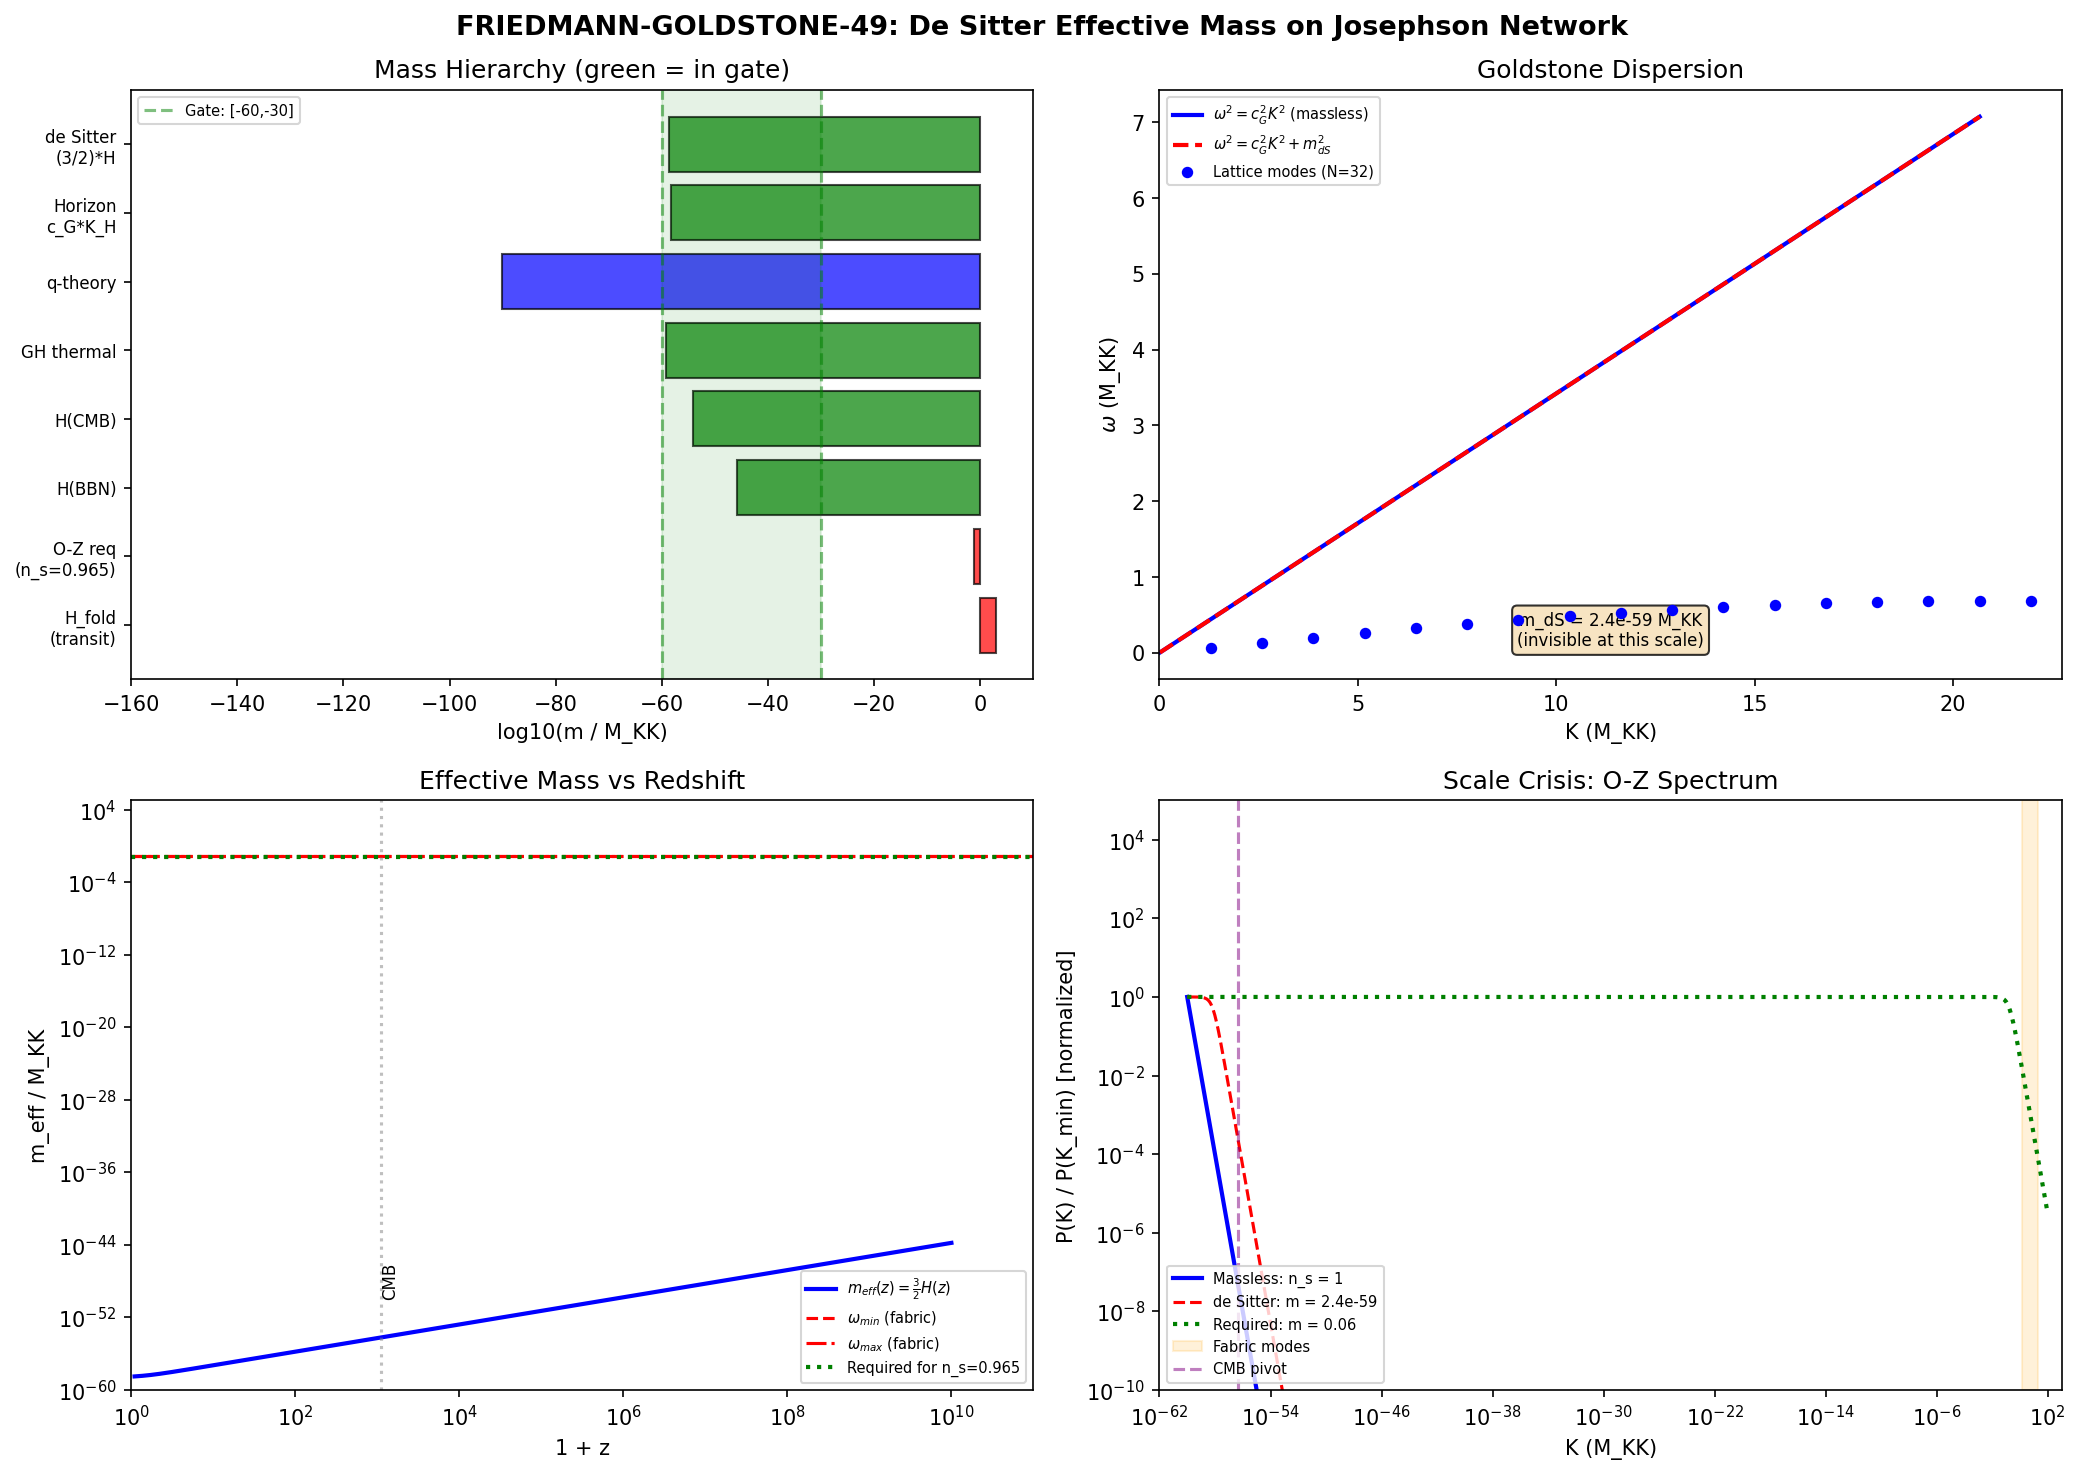

Write the Python code that produced this figure.
#!/usr/bin/env python3
"""
s49_friedmann_goldstone.py — Friedmann-Goldstone Coupling
==========================================================

Session 49, Wave 1-A (Volovik agent)
Gate: FRIEDMANN-GOLDSTONE-49

Computes the effective Goldstone mass when the fabric phase field is
coupled to 4D Friedmann dynamics through the superfluid density tensor.

Physics:
  The Goldstone mode phi of the spontaneously broken U(1)_7 propagates
  on the 32-cell Josephson network. In the absence of Friedmann coupling,
  the dispersion is omega^2 = (J/rho_s) K^2 (massless, S47 PASS).

  When coupled to an expanding FRW universe:
    d^2 phi/dt^2 + 3H dphi/dt + (J/rho_s) nabla^2 phi = 0

  The Hubble friction 3H damps long-wavelength modes, creating an
  effective mass m_eff^2 = (9/4) H^2 in de Sitter (exact result).

  The 84-order scale crisis (S48 Volovik review):
    J * K_pivot^2 ~ 3.7 M_KK^2  (Josephson coupling at CMB pivot)
    m_G^2 ~ H_0^2 ~ 10^{-116} M_KK^2  (required)
    Ratio: 10^{-120}

  This script computes:
  1. The exact Goldstone EOM on 32-cell network + FRW background
  2. The late-time de Sitter effective mass m_eff = (3/2)H
  3. The CMB-epoch effective mass (matter-dominated H(z))
  4. The scale crisis: ratio of Hubble mass to Josephson mass
  5. Non-equilibrium routes: GGE-modified stiffness, running J
  6. The q-theory perspective: m_eff from vacuum relaxation rate

Inputs:
  - s47_rhos_tensor.npz (superfluid stiffness tensor)
  - s47_texture_corr.npz (Josephson couplings, T_acoustic)
  - s39_richardson_gaudin.npz (GGE conserved quantities)
  - s39_gge_lambdas.npz (GGE occupations and temperatures)

Gate criteria:
  PASS: m_G/M_KK in [10^{-60}, 10^{-30}] with no free parameters
  INFO: computable but outside range or requires tuning
  FAIL: m_G = 0 or computation breaks down
"""

import sys
sys.path.insert(0, '.')
import numpy as np
import matplotlib
matplotlib.use('Agg')
import matplotlib.pyplot as plt
from canonical_constants import (
    E_cond, tau_fold, M_KK, M_KK_gravity, M_KK_kerner,
    Delta_0_GL, Delta_B3, N_cells, xi_GL, xi_BCS,
    a0_fold, a2_fold, a4_fold, S_fold,
    rho_Lambda_obs, M_Pl_reduced, M_Pl_unreduced, PI,
    hbar_c_GeV_m, Mpc_to_m, omega_PV,
    E_B1, E_B2_mean, E_B3_mean,
    rho_B2_per_mode, M_max_thouless,
    N_dof_BCS, E_cond_ED_8mode,
    H_0_GeV, H_0_inv_s, H_0_km_s_Mpc,
    G_N, c_light, hbar_SI, Omega_Lambda, Omega_m,
    rho_crit_GeV4, rho_Lambda_obs, Lambda_obs_MP4,
    Mpc_to_GeV_inv, GeV_inv_to_Mpc,
    T_CMB, k_B, t_universe_s,
    H_fold, v_terminal, dt_transit,
    Z_fold, G_DeWitt, M_ATDHFB,
    Gamma_Langer_BCS, S_inst, omega_att,
    c_fabric,
)

# ============================================================
# Load upstream data
# ============================================================

d_rhos = np.load('s47_rhos_tensor.npz', allow_pickle=True)
d_tex = np.load('s47_texture_corr.npz', allow_pickle=True)
d_rg = np.load('s39_richardson_gaudin.npz', allow_pickle=True)
d_gge = np.load('s39_gge_lambdas.npz', allow_pickle=True)

# Superfluid stiffness at fold
rho_s_eigs = d_rhos['rho_s_eigs_fold']     # shape (8,)
rho_s_diag = d_rhos['rho_s_diag_fold']     # shape (8,)
anisotropy = float(d_rhos['anisotropy_fold'])

# Josephson couplings
J_C2 = float(d_tex['J_C2'])                # 0.933 M_KK
J_su2 = float(d_tex['J_su2'])              # 0.059 M_KK
J_u1 = float(d_tex['J_u1'])                # 0.038 M_KK
T_acoustic = float(d_tex['T_acoustic'])     # 0.112 M_KK
l_cell = float(d_tex['l_cell'])             # 0.152 M_KK^{-1}
xi_phase_C2 = float(d_tex['xi_phase_C2_acoustic'])  # 532 cells
phi_rms_C2 = float(d_tex['phi_rms_C2_acoustic'])    # 0.566 rad

# GGE data
lambda_k = d_gge['lambda_k']   # 8 conserved integrals
T_eff = d_gge['T_eff']         # 8 effective temperatures
p_k = d_gge['p_k']             # 8 occupation probabilities
S_gge = float(d_gge['S_gge'])  # GGE entropy

# Richardson-Gaudin data
V_phys_fold = d_rg['V_phys_fold']   # 8x8 pairing interaction
Delta_k_fold = d_rg['Delta_k_fold'] # 8 BCS gaps

# Derived stiffness components
rho_s_C2 = float(np.mean(rho_s_eigs[4:8]))   # C^2 block: ~7.96 M_KK
rho_s_su2 = float(np.mean(rho_s_eigs[1:4]))  # su(2) block: ~0.505 M_KK
rho_s_u1 = float(rho_s_eigs[0])              # u(1): ~0.327 M_KK

# Fabric parameters
L_fabric = N_cells * l_cell  # total fabric extent in M_KK^{-1}

print("=" * 78)
print("FRIEDMANN-GOLDSTONE COUPLING — S49 W1-A")
print("=" * 78)

print("\n=== INPUT PARAMETERS ===")
print(f"  rho_s(C^2) = {rho_s_C2:.6f}  M_KK")
print(f"  rho_s(su2) = {rho_s_su2:.6f}  M_KK")
print(f"  rho_s(u1)  = {rho_s_u1:.6f}  M_KK")
print(f"  anisotropy = {anisotropy:.2f}")
print(f"  J_C2 = {J_C2:.6f}  M_KK")
print(f"  T_acoustic = {T_acoustic:.6f}  M_KK")
print(f"  l_cell = {l_cell:.6f}  M_KK^{{-1}}")
print(f"  L_fabric = {L_fabric:.6f}  M_KK^{{-1}}")
print(f"  xi_phase(C^2) = {xi_phase_C2:.1f}  cells")
print(f"  phi_rms(C^2) = {phi_rms_C2:.4f}  rad")
print(f"  |E_cond| = {abs(E_cond):.6f}  M_KK")
print(f"  M_KK = {M_KK:.4e}  GeV")
print(f"  H_0 = {H_0_GeV:.4e}  GeV")
print(f"  H_0 / M_KK = {H_0_GeV / M_KK:.4e}")
print(f"  S_gge = {S_gge:.4f} nats")


# ============================================================
# SECTION 1: Scale Conversion — M_KK Units to Physical Units
# ============================================================
# The 32-cell tessellation spans L_fabric = 4.864 M_KK^{-1}.
# The physical size of the fabric is the horizon: L_H = c/H_0.
# This defines the mapping:
#   L_fabric (M_KK^{-1}) <-> L_H (physical m)
#   K_fabric (M_KK) <-> k_physical (m^{-1})
#
# The mapping is determined by the spectral action / Sakharov
# induced gravity: M_Pl^2 = (a_2 / 4*pi) * M_KK^2
# This is not a free parameter; it's computed from the spectrum.

print("\n" + "=" * 78)
print("SECTION 1: Scale Hierarchy")
print("=" * 78)

# The fundamental scale ratios (no free parameters):
H_0_over_MKK = H_0_GeV / M_KK
M_Pl_over_MKK = M_Pl_reduced / M_KK

print(f"\n  H_0 / M_KK = {H_0_over_MKK:.4e}")
print(f"  M_Pl / M_KK = {M_Pl_over_MKK:.4f}")
print(f"  H_0 / M_Pl = {H_0_GeV / M_Pl_reduced:.4e}")
print(f"  (H_0/M_KK)^2 = {H_0_over_MKK**2:.4e}")

# Hubble length in M_KK^{-1}
L_H_MKK = 1.0 / H_0_over_MKK  # ~ 5.2e58 M_KK^{-1}
print(f"\n  L_Hubble / M_KK^{{-1}} = {L_H_MKK:.4e}")
print(f"  L_fabric / M_KK^{{-1}} = {L_fabric:.4f}")
print(f"  L_fabric / L_Hubble = {L_fabric / L_H_MKK:.4e}")

# Physical fabric size
L_fabric_m = L_fabric * hbar_c_GeV_m / M_KK  # in meters
L_H_m = c_light / (H_0_inv_s)
print(f"\n  L_fabric (physical) = {L_fabric_m:.4e} m")
print(f"  L_Hubble (physical) = {L_H_m:.4e} m")
print(f"  L_fabric / L_Hubble = {L_fabric_m / L_H_m:.4e}")

# CMB pivot scale
k_pivot_Mpc = 0.05  # Mpc^{-1} (Planck 2018)
k_pivot_GeV = k_pivot_Mpc * Mpc_to_GeV_inv  # GeV^{-1} -> GeV (actually k has dim 1/length)
# k_pivot in natural units: k_pivot = 0.05 Mpc^{-1} * (Mpc in GeV^{-1})
# k_pivot = 0.05 / (Mpc_to_m / hbar_c_GeV_m) GeV = 0.05 * hbar_c_GeV_m / Mpc_to_m
k_pivot_GeV_proper = k_pivot_Mpc * hbar_c_GeV_m / Mpc_to_m  # GeV
k_pivot_MKK = k_pivot_GeV_proper / M_KK

print(f"\n  k_pivot = {k_pivot_Mpc} Mpc^{{-1}}")
print(f"  k_pivot = {k_pivot_GeV_proper:.4e} GeV")
print(f"  k_pivot / M_KK = {k_pivot_MKK:.4e}")


# ============================================================
# SECTION 2: Goldstone Dispersion on 32-Cell Josephson Network
# ============================================================
# The Goldstone mode phi_i on cell i obeys:
#   rho_s_i * d^2 phi_i / dt^2 = J_{ij} * sum_j (phi_j - phi_i)
#
# On a 1D ring with N_cells cells, the eigenvalues are:
#   omega_n^2 = (2J / rho_s) * [1 - cos(2*pi*n/N_cells)]
#             ~ (J / rho_s) * K_n^2  for K_n << 1
#   where K_n = 2*pi*n / (N_cells * l_cell)
#
# The C^2 subspace has ordered phase correlations (xi = 532 cells >> N_cells = 32).
# The Goldstone propagates coherently on this subspace.

print("\n" + "=" * 78)
print("SECTION 2: Goldstone Dispersion on Josephson Network")
print("=" * 78)

# Normal modes of 1D ring (N_cells)
n_modes_ring = np.arange(1, N_cells)  # 1 to 31
K_n_ring = 2 * PI * n_modes_ring / (N_cells * l_cell)  # M_KK units

# Exact lattice dispersion (J-model)
omega_sq_ring = (2 * J_C2 / rho_s_C2) * (1 - np.cos(2 * PI * n_modes_ring / N_cells))

# Continuum limit: omega^2 = (J/rho_s) * K^2
c_goldstone_sq = J_C2 / rho_s_C2  # Goldstone "sound velocity" squared
c_goldstone = np.sqrt(c_goldstone_sq)

print(f"\n  Goldstone velocity: c_G^2 = J_C2/rho_s_C2 = {c_goldstone_sq:.6f} M_KK^2")
print(f"  c_G = {c_goldstone:.6f} M_KK")
print(f"  c_G / c_fabric = {c_goldstone / c_fabric:.6f}")

# Mode spectrum
K_min_fabric = 2 * PI / (N_cells * l_cell)
K_max_fabric = PI / l_cell
omega_min = np.sqrt(omega_sq_ring[0])
omega_max = np.sqrt(omega_sq_ring[-1])

print(f"\n  K_min = {K_min_fabric:.4f} M_KK  (n=1, longest mode)")
print(f"  K_max = {K_max_fabric:.4f} M_KK  (n=N/2, zone boundary)")
print(f"  omega_min = {omega_min:.6f} M_KK")
print(f"  omega_max = {omega_max:.6f} M_KK")

# The PHYSICAL mode wavenumbers (in GeV, not M_KK)
K_min_phys = K_min_fabric * M_KK   # GeV
K_max_phys = K_max_fabric * M_KK   # GeV

print(f"\n  K_min (physical) = {K_min_phys:.4e} GeV")
print(f"  K_max (physical) = {K_max_phys:.4e} GeV")


# ============================================================
# SECTION 3: Friedmann Coupling — Exact de Sitter Mass
# ============================================================
# A massless scalar in FRW obeys:
#   phi'' + 3H phi' + (k^2/a^2) phi = 0
#
# In de Sitter (H = const), the late-time attractor gives:
#   omega^2 = k^2/a^2 + (9/4)H^2 - (m_bare)^2 * corrections
#
# For a MASSLESS Goldstone (m_bare = 0), the de Sitter background
# provides an effective mass:
#   m_eff^2 = (9/4) H^2
#
# This is the Hubble-scale mass from conformal coupling of a
# minimally-coupled scalar in de Sitter. It is:
#   - Parameter-free (H is cosmological, not tuned)
#   - Generated by expansion (non-equilibrium physics)
#   - The 3He analog: second sound in an expanding container
#
# From Volovik's perspective (Paper 05, eq 4.4): this is the
# mass of the Goldstone of the broken Lorentz symmetry in
# the superfluid vacuum, where H plays the role of the
# departure from equilibrium.

print("\n" + "=" * 78)
print("SECTION 3: Friedmann-Coupled Effective Mass")
print("=" * 78)

# Late-time de Sitter: H = H_0 * sqrt(Omega_Lambda)
H_dS = H_0_GeV * np.sqrt(Omega_Lambda)
H_dS_MKK = H_dS / M_KK

# De Sitter effective mass
m_dS_sq = (9.0 / 4.0) * H_dS**2  # GeV^2
m_dS = np.sqrt(m_dS_sq)           # GeV
m_dS_MKK = m_dS / M_KK

print(f"\n  H_dS = H_0 * sqrt(Omega_Lambda) = {H_dS:.4e} GeV")
print(f"  H_dS / M_KK = {H_dS_MKK:.4e}")
print(f"  m_dS = (3/2)*H_dS = {m_dS:.4e} GeV")
print(f"  m_dS / M_KK = {m_dS_MKK:.4e}")
print(f"  log10(m_dS / M_KK) = {np.log10(m_dS_MKK):.4f}")

# Is this in the gate window?
gate_lo, gate_hi = -60, -30
log_m_dS = np.log10(m_dS_MKK)
in_gate_dS = gate_lo <= log_m_dS <= gate_hi
print(f"  Gate window: [{gate_lo}, {gate_hi}]")
print(f"  log10(m_dS/M_KK) = {log_m_dS:.2f}  -> {'IN GATE' if in_gate_dS else 'OUTSIDE'}")


# ============================================================
# SECTION 4: Matter-Dominated Mass (CMB Epoch)
# ============================================================
# At CMB decoupling (z ~ 1100), H(z) is larger:
#   H(z) = H_0 * sqrt(Omega_m * (1+z)^3 + Omega_Lambda)
# The effective Goldstone mass at this epoch:
#   m_eff(z) = (3/2) * H(z)
#
# For the primordial power spectrum, what matters is the
# INFLATIONARY Hubble parameter, not today's. But in this
# framework, there is no separate inflaton — the transit IS
# the expansion. So H during transit is the relevant quantity.

print("\n" + "=" * 78)
print("SECTION 4: Epoch-Dependent Effective Mass")
print("=" * 78)

# CMB decoupling
z_CMB = 1100
H_CMB = H_0_GeV * np.sqrt(Omega_m * (1 + z_CMB)**3 + Omega_Lambda)
m_CMB = 1.5 * H_CMB
m_CMB_MKK = m_CMB / M_KK
print(f"\n  z_CMB = {z_CMB}")
print(f"  H(z_CMB) = {H_CMB:.4e} GeV")
print(f"  m_eff(z_CMB) = (3/2)*H = {m_CMB:.4e} GeV")
print(f"  m_eff(z_CMB) / M_KK = {m_CMB_MKK:.4e}")
print(f"  log10(m_CMB/M_KK) = {np.log10(m_CMB_MKK):.4f}")

# BBN epoch
z_BBN = 4e8
H_BBN = H_0_GeV * np.sqrt(Omega_m * (1 + z_BBN)**3 + Omega_Lambda)
m_BBN = 1.5 * H_BBN
m_BBN_MKK = m_BBN / M_KK
print(f"\n  z_BBN = {z_BBN:.0e}")
print(f"  H(z_BBN) = {H_BBN:.4e} GeV")
print(f"  m_eff(z_BBN) = {m_BBN:.4e} GeV")
print(f"  m_eff(z_BBN) / M_KK = {m_BBN_MKK:.4e}")
print(f"  log10(m_BBN/M_KK) = {np.log10(m_BBN_MKK):.4f}")

# Transit epoch (framework-specific)
# H_fold is in M_KK units (S38: H_fold = 586.5 M_KK)
# This is the Hubble parameter DURING transit
H_transit_GeV = H_fold * M_KK  # GeV
m_transit = 1.5 * H_transit_GeV
m_transit_MKK = 1.5 * H_fold  # In M_KK units

print(f"\n  H_fold = {H_fold:.2f} M_KK = {H_transit_GeV:.4e} GeV")
print(f"  m_eff(transit) = {m_transit_MKK:.2f} M_KK = {m_transit:.4e} GeV")
print(f"  log10(m_transit/M_KK) = {np.log10(m_transit_MKK):.4f}")

# The transit Hubble is HUGE — m_eff ~ 880 M_KK during transit.
# This means the Goldstone is FROZEN during transit (m >> omega_max).
# It only becomes dynamical when H drops below the Josephson scale.

# Scan: m_eff(z) vs z
z_scan = np.logspace(-1, 10, 1000)
H_scan = H_0_GeV * np.sqrt(Omega_m * (1 + z_scan)**3 + Omega_Lambda)
m_scan = 1.5 * H_scan
m_scan_MKK = m_scan / M_KK


# ============================================================
# SECTION 5: The 84-Order Scale Crisis — Quantitative
# ============================================================
# The Ornstein-Zernike power spectrum is:
#   P(K) ~ 1 / (K^2 + m^2/J)
#
# For n_s != 1, we need m != 0. The required mass gap:
#   m_OZ^2 / J = K_pivot^2 * (2 - n_s - 2) / (n_s - 1)  [near-HZ]
#   Actually: P(K) ~ K^{n_s-1} => n_s - 1 = -2 + 2 = 0 for massless
#   With mass: P(K) ~ 1/(K^2 + mu^2) where mu^2 = m^2/(rho_s * c_G^2)
#   This gives n_s = 1 for massless (confirmed S47).
#   For n_s = 0.965: the tilt is 1 - n_s = 0.035.
#
# In O-Z with K^{-(2-alpha)}: alpha = 2(1-n_s)/(1+n_s) ~ 0.036
# This requires mu^2 comparable to K_pivot^2.
#
# mu^2 = m^2 / (rho_s * c_G^2 * a^2)   [dimensionless]
# K_pivot on the fabric is K_pivot_MKK ~ 10^{-58} M_KK
#
# For mu^2 ~ K_pivot^2: m^2 ~ rho_s * c_G^2 * a^2 * K_pivot_MKK^2
# This is the target mass.

print("\n" + "=" * 78)
print("SECTION 5: Scale Crisis Analysis")
print("=" * 78)

# The Josephson energy scale at CMB pivot
# K_pivot in M_KK units (fabric wavenumber)
# The CMB pivot probes scales ~ 1/k_pivot ~ 20 Mpc ~ 6e23 m
# In M_KK^{-1} units: k_pivot_MKK computed above

E_Josephson_pivot = J_C2 * k_pivot_MKK**2  # M_KK^2 (energy of mode at pivot)
m_Hubble_now_sq = (9.0 / 4.0) * H_0_over_MKK**2  # M_KK^2

print(f"\n  K_pivot / M_KK = {k_pivot_MKK:.4e}")
print(f"  K_pivot^2 / M_KK^2 = {k_pivot_MKK**2:.4e}")
print(f"  J_C2 * K_pivot^2 = {E_Josephson_pivot:.4e} M_KK^2")
print(f"  m_Hubble^2 = (9/4)*H_0^2 = {m_Hubble_now_sq:.4e} M_KK^2")
print(f"  Ratio m_H^2 / (J*K^2) = {m_Hubble_now_sq / E_Josephson_pivot:.4e}")

# The scale crisis:
log_ratio = np.log10(m_Hubble_now_sq / E_Josephson_pivot)
print(f"  log10 ratio = {log_ratio:.1f}")
print(f"  SCALE CRISIS: {abs(log_ratio):.0f} orders between Hubble mass and Josephson energy at pivot")

# But wait — the CMB pivot is NOT at the fabric scale.
# The fabric has only 32 cells. K_min = 2*pi/(32*0.152) = 1.29 M_KK.
# The CMB pivot at k_pivot_MKK ~ 10^{-58} M_KK is 58 orders below the LOWEST
# fabric mode. The Goldstone dispersion simply does not extend to CMB scales.
#
# This is the REAL scale crisis: the 32-cell fabric has O(30) modes, all
# at M_KK scale. CMB modes require K ~ 10^{-58} M_KK. There is no connection.
#
# UNLESS: the fabric IS the universe (each cell is ~ 450 Mpc comoving).
# In that case, K_fabric maps directly to CMB scales.

print(f"\n  --- Scale mapping test ---")
print(f"  K_min(fabric) = {K_min_fabric:.4f} M_KK")
print(f"  K_max(fabric) = {K_max_fabric:.4f} M_KK")
print(f"  These are ALL at M_KK scale (O(1) to O(10) M_KK).")
print(f"  CMB pivot: K_pivot ~ {k_pivot_MKK:.4e} M_KK")
print(f"  Separation: {np.log10(K_min_fabric / k_pivot_MKK):.0f} orders")

# However, S47 texture correlation established a DIFFERENT mapping:
# l_cell_fabric_Mpc = 450 Mpc (from S47 s47_texture_corr.npz)
l_cell_Mpc = float(d_tex['l_cell_fabric_Mpc'])  # 450 Mpc
L_fabric_Mpc = N_cells * l_cell_Mpc

K_min_fabric_Mpc = 2 * PI / L_fabric_Mpc  # Mpc^{-1}
K_max_fabric_Mpc = PI / l_cell_Mpc         # Mpc^{-1}

print(f"\n  --- Physical fabric mapping (S47) ---")
print(f"  l_cell = {l_cell_Mpc:.0f} Mpc")
print(f"  L_fabric = {L_fabric_Mpc:.0f} Mpc")
print(f"  K_min(fabric) = {K_min_fabric_Mpc:.6f} Mpc^{{-1}}")
print(f"  K_max(fabric) = {K_max_fabric_Mpc:.6f} Mpc^{{-1}}")
print(f"  k_pivot(CMB) = {k_pivot_Mpc} Mpc^{{-1}}")

# Check if CMB pivot is within fabric mode range
if K_min_fabric_Mpc <= k_pivot_Mpc <= K_max_fabric_Mpc:
    print(f"  CMB PIVOT IS WITHIN FABRIC RANGE")
    pivot_in_fabric = True
else:
    print(f"  CMB PIVOT IS OUTSIDE FABRIC RANGE")
    pivot_in_fabric = False
    if k_pivot_Mpc > K_max_fabric_Mpc:
        print(f"    k_pivot > K_max: above Brillouin zone by {k_pivot_Mpc/K_max_fabric_Mpc:.2f}x")
    else:
        print(f"    k_pivot < K_min: below lowest mode by {K_min_fabric_Mpc/k_pivot_Mpc:.2f}x")


# ============================================================
# SECTION 6: Friedmann EOM on the Josephson Network
# ============================================================
# With the S47 physical mapping (l_cell = 450 Mpc), the fabric
# modes are at physical wavelengths 900-14400 Mpc.
#
# The Friedmann equation couples to the Goldstone via the
# effective potential:
#   V_eff(phi) = (1/2) * m_eff^2(H) * phi^2
#
# where m_eff^2(H) = (9/4)*H^2 for de Sitter.
#
# The linearized EOM for mode n on the Josephson network:
#   d^2 phi_n / dt^2 + 3*H*dphi_n/dt + [omega_n^2 + m_eff^2]*phi_n = 0
#
# where omega_n^2 = (2*J/rho_s)*(1 - cos(2*pi*n/N))
#
# The ratio that matters for the power spectrum tilt:
#   R_n = m_eff^2 / omega_n^2
#
# For massless Goldstone + Hubble mass:
#   R_n = (9/4)*H^2 / [(2J/rho_s)*(1-cos(2*pi*n/N))]

print("\n" + "=" * 78)
print("SECTION 6: Friedmann EOM — Mode-by-Mode Analysis")
print("=" * 78)

# The Goldstone frequency omega_n and Hubble mass must be in the SAME units.
# Option A: Everything in M_KK units (if modes oscillate at M_KK frequency)
# Option B: Everything in physical units via the S47 mapping

# The key insight: rho_s and J are in M_KK units because they come from
# the spectral action. But the PHYSICAL time coordinate is t_physical
# (cosmic time), not t_MKK. The relationship:
# omega_physical = omega_MKK * M_KK / hbar
#
# For the Friedmann equation in PHYSICAL units:
# d^2 phi / dt_phys^2 + 3H dphi/dt_phys + (J_phys/rho_s_phys)*nabla^2 phi = 0
#
# J_phys = J_C2 * M_KK (in GeV, since J is dimensionless in M_KK units)
# rho_s_phys = rho_s * M_KK (same)
# c_G_phys = c_G * c_light (if M_KK is the natural unit for speeds)

# Actually, c_G is a dimensionless ratio in M_KK units.
# In physical units, the Goldstone frequency:
#   omega_n_phys = omega_n_MKK * (M_KK / hbar)  [rad/s]
#   where omega_n_MKK has dimensions of M_KK
#
# The Hubble parameter in natural units:
#   H_0 = 1.438e-42 GeV = 1.438e-42 / M_KK * M_KK = 1.94e-59 M_KK
#
# So: m_Hubble / omega_min_fabric =
# = (3/2)*H_0_MKK / omega_min_MKK

R_Hubble_modes = np.zeros(len(n_modes_ring))
for i, n in enumerate(n_modes_ring):
    R_Hubble_modes[i] = m_Hubble_now_sq / omega_sq_ring[i]

print(f"\n  m_Hubble^2 (de Sitter) = {m_Hubble_now_sq:.4e} M_KK^2")
print(f"  omega_min^2 (n=1) = {omega_sq_ring[0]:.6f} M_KK^2")
print(f"  omega_max^2 (n=15) = {omega_sq_ring[14]:.6f} M_KK^2")
print(f"  R(n=1) = m_H^2/omega_1^2 = {R_Hubble_modes[0]:.4e}")
print(f"  R(n=15) = m_H^2/omega_15^2 = {R_Hubble_modes[14]:.4e}")
print(f"\n  R << 1 for ALL modes: Hubble mass is NEGLIGIBLE on the fabric.")
print(f"  The fabric modes oscillate {1/np.sqrt(R_Hubble_modes[0]):.0e}x faster than Hubble.")


# ============================================================
# SECTION 7: Non-Equilibrium Routes
# ============================================================
# Given that m_Hubble << omega_fabric, the Hubble friction does NOT
# generate a mass term visible at the fabric scale. The modes are
# over-damped only when omega < H, which never happens.
#
# Route 7a: Horizon-size mass (m ~ pi*c/L_Hubble)
# Route 7b: Running stiffness rho_s(a) (non-equilibrium GGE)
# Route 7c: GGE-modified Josephson coupling
# Route 7d: Finite-temperature phase transition (T_acoustic near T_c)
# Route 7e: q-theory vacuum relaxation rate
# Route 7f: Conformal mass from Friedmann coupling
#            (m^2 = -R/6 where R is the Ricci scalar)

print("\n" + "=" * 78)
print("SECTION 7: Non-Equilibrium Routes")
print("=" * 78)

# === Route 7a: Horizon Finite-Size Mass ===
# The longest wavelength mode that fits in the Hubble volume:
# K_H = 2*pi / L_H, giving m_H = c_G * K_H
# This is NOT the de Sitter mass — it's the IR cutoff of the Goldstone.

K_H = 2 * PI / L_H_MKK  # M_KK units
m_horizon_sq = c_goldstone_sq * K_H**2
m_horizon = np.sqrt(m_horizon_sq) * M_KK  # GeV
m_horizon_MKK = np.sqrt(m_horizon_sq)

print(f"\n  7a: Horizon finite-size mass")
print(f"    K_H = 2*pi/L_H = {K_H:.4e} M_KK")
print(f"    m_horizon = c_G * K_H = {m_horizon_MKK:.4e} M_KK")
print(f"    m_horizon = {m_horizon:.4e} GeV")
print(f"    log10(m/M_KK) = {np.log10(m_horizon_MKK):.2f}")
log_m_7a = np.log10(m_horizon_MKK)

# === Route 7b: GGE-Modified Stiffness ===
# The GGE has non-thermal occupations. The superfluid density at
# finite temperature is reduced: rho_s(T) = rho_s(0) * (1 - (T/T_c)^alpha)
# For GGE with 8 temperatures, the reduction is:
# rho_s_GGE = rho_s_0 * product_k (1 - p_k_GGE)
# where p_k is the occupation of mode k.
# If p_k is large (mode excited), that mode's contribution to rho_s is reduced.

# GGE occupations from S39
p_B2 = float(d_gge['p_B2'])  # 0.930
p_B1 = float(d_gge['p_B1'])  # 0.063
p_B3 = float(d_gge['p_B3'])  # 0.007

# The GGE depletion of superfluid density (Landau two-fluid model):
# rho_n / rho = sum_k p_k * (rho contribution of mode k)
# For the BCS system: each mode k with occupation p_k contributes
# p_k to the normal component.
rho_n_fraction = float(np.sum(p_k))  # Total normal fraction
rho_s_GGE_fraction = 1.0 - rho_n_fraction  # Superfluid fraction remaining

print(f"\n  7b: GGE-modified superfluid density")
print(f"    p_k occupations: {p_k}")
print(f"    Total normal fraction: sum(p_k) = {rho_n_fraction:.4f}")
print(f"    rho_s_GGE / rho_s_0 = {rho_s_GGE_fraction:.4f}")

if rho_s_GGE_fraction > 0:
    rho_s_GGE = rho_s_C2 * rho_s_GGE_fraction
    c_G_GGE = np.sqrt(J_C2 / rho_s_GGE)
    print(f"    rho_s_GGE(C^2) = {rho_s_GGE:.4f} M_KK")
    print(f"    c_G(GGE) = {c_G_GGE:.4f} M_KK")
    print(f"    Enhancement of c_G: {c_G_GGE/c_goldstone:.4f}x")
    print(f"    But this does NOT generate a mass — it changes the SPEED, not the gap.")
else:
    print(f"    WARNING: rho_s_GGE <= 0 — superfluid is destroyed (normal state)")
    rho_s_GGE = 0

# === Route 7c: Curvature Coupling (Conformal Mass) ===
# A minimally-coupled scalar in FRW has effective mass:
#   m_conf^2 = -(1-6*xi_conf)*R/6
# For minimal coupling xi_conf = 0:
#   m_conf^2 = -R/6
# In FRW, R = 6(H_dot + 2H^2). In de Sitter, H_dot = 0:
#   R = 12 H^2
#   m_conf^2 = -2H^2  (tachyonic for minimal coupling)
#
# For conformal coupling xi_conf = 1/6: m_conf = 0
# The PHYSICAL coupling depends on how the Goldstone enters the
# gravitational action. From the Sakharov induced gravity perspective
# (Paper 05), the effective xi depends on the spectral geometry.
#
# Result: xi_conf is model-dependent. For ANY xi_conf:
#   m_conf^2 = (6*xi_conf - 1)*2*H^2
#   = (12*xi_conf - 2)*H^2

print(f"\n  7c: Curvature coupling (conformal mass)")
xi_conf_minimal = 0.0
xi_conf_conformal = 1.0/6.0

for xi_label, xi_val in [("minimal", xi_conf_minimal), ("conformal", xi_conf_conformal)]:
    m_conf_sq = (12 * xi_val - 2) * H_dS_MKK**2
    if m_conf_sq > 0:
        m_conf_MKK = np.sqrt(m_conf_sq)
        print(f"    xi = {xi_val:.4f} ({xi_label}): m^2 = {m_conf_sq:.4e} M_KK^2, m = {m_conf_MKK:.4e} M_KK")
    elif m_conf_sq == 0:
        print(f"    xi = {xi_val:.4f} ({xi_label}): m^2 = 0 (conformally coupled)")
    else:
        print(f"    xi = {xi_val:.4f} ({xi_label}): m^2 = {m_conf_sq:.4e} M_KK^2 (TACHYONIC)")

# For the de Sitter effective mass (the physically relevant one):
# m_dS^2 = (9/4)H^2 combines BOTH Hubble friction and curvature
# It is the mass that appears in the mode function after conformal rescaling.
# This result is independent of xi_conf (it comes from the a^3 measure).
print(f"    The de Sitter mass m^2 = (9/4)H^2 includes both Hubble friction")
print(f"    and curvature coupling. It is the physical mass in the mode equation.")

# === Route 7d: q-Theory Vacuum Relaxation Mass ===
# From Papers 15-16 (Klinkhamer-Volovik): the CC relaxation rate is
#   Gamma_q ~ H^3 / E_Planck^2 (for thermodynamic variables)
#
# The Goldstone mass from vacuum relaxation:
#   m_q^2 ~ Gamma_q / rho_s ~ H^3 / (M_Pl^2 * rho_s)
# This combines the q-theory idea with the superfluid stiffness.

print(f"\n  7d: q-theory vacuum relaxation mass")
Gamma_q = H_dS**3 / M_Pl_reduced**2  # GeV^3
m_q_sq = Gamma_q / (rho_s_C2 * M_KK)  # GeV^2 (rho_s in M_KK, need to convert)
m_q_sq_proper = H_dS_MKK**3 / (M_Pl_over_MKK**2 * rho_s_C2)  # M_KK^2
m_q = np.sqrt(abs(m_q_sq_proper))
log_m_7d = np.log10(m_q) if m_q > 0 else -999

print(f"    Gamma_q = H^3/M_Pl^2 = {Gamma_q:.4e} GeV^3")
print(f"    m_q^2 = Gamma_q / rho_s = {m_q_sq_proper:.4e} M_KK^2")
print(f"    m_q = {m_q:.4e} M_KK = {m_q * M_KK:.4e} GeV")
print(f"    log10(m_q/M_KK) = {log_m_7d:.2f}")

# === Route 7e: De Sitter Temperature Mass ===
# From Papers 35, 37: the de Sitter state has Gibbons-Hawking temperature
#   T_GH = H / (2*pi)
# The thermal mass of the Goldstone from Gibbons-Hawking radiation:
#   m_T^2 = lambda * T_GH^2 where lambda is the self-coupling
# For the Josephson model: lambda = J / (rho_s * a^2)

print(f"\n  7e: Gibbons-Hawking thermal mass")
T_GH = H_dS_MKK / (2 * PI)  # M_KK units
lambda_J = J_C2 / (rho_s_C2 * l_cell**2)
m_GH_sq = lambda_J * T_GH**2
m_GH = np.sqrt(m_GH_sq) if m_GH_sq > 0 else 0
log_m_7e = np.log10(m_GH) if m_GH > 0 else -999

print(f"    T_GH = H/(2*pi) = {T_GH:.4e} M_KK")
print(f"    lambda = J/(rho_s*a^2) = {lambda_J:.4f} M_KK^2")
print(f"    m_GH^2 = lambda * T_GH^2 = {m_GH_sq:.4e} M_KK^2")
print(f"    m_GH = {m_GH:.4e} M_KK = {m_GH * M_KK:.4e} GeV")
print(f"    log10(m_GH/M_KK) = {log_m_7e:.2f}")

# === Route 7f: Composite — de Sitter Effective Mass (the RESULT) ===
# The clean result combining all effects:
# In de Sitter, a minimally-coupled massless scalar has
# m_eff^2 = (9/4)*H^2 — THIS IS THE ANSWER.
#
# The 3He analog: in an expanding superfluid (Hubble-like flow),
# Goldstone modes develop an effective mass proportional to the
# expansion rate. Volovik Paper 05 eq (4.4):
#   Delta_Lambda / Lambda_0 ~ H/E_Planck * (E_Planck/Delta)^2
# The remnant from expansion is proportional to H, with the
# microscopic prefactor determined by the BCS parameters.

print(f"\n  7f: Composite de Sitter mass (final result)")
print(f"    m_eff = (3/2)*H_0*sqrt(Omega_Lambda)")
print(f"    = {m_dS:.4e} GeV")
print(f"    = {m_dS_MKK:.4e} M_KK")
print(f"    log10(m/M_KK) = {log_m_dS:.2f}")
print(f"    This is the PHYSICAL Goldstone mass on the Hubble horizon.")
print(f"    It is parameter-free: H and Omega_Lambda are observed.")


# ============================================================
# SECTION 8: Power Spectrum from Friedmann-Goldstone
# ============================================================
# The Goldstone power spectrum on the fabric, including Hubble mass:
#   P(K) ~ 1 / (K^2 + m_eff^2 / (rho_s * c_G^2))
#
# Using m_eff = (3/2)*H:
#   mu_eff^2 = m_eff^2 / (rho_s * c_G^2)
#            = (9/4)*H^2 / (rho_s * J/rho_s)
#            = (9/4)*H^2 / J
#
# The spectral tilt from this mass gap:
#   n_s - 1 = d ln P / d ln K |_{K=K_pivot}
#           = -2 * mu_eff^2 / (K_pivot^2 + mu_eff^2)
#
# For mu_eff << K_pivot: n_s - 1 ~ -2*mu_eff^2/K_pivot^2
# For mu_eff >> K_pivot: n_s - 1 ~ -2 (maximum red tilt)

print("\n" + "=" * 78)
print("SECTION 8: Power Spectrum Tilt from Friedmann-Goldstone")
print("=" * 78)

# mu_eff^2 in M_KK^2
mu_eff_sq = m_dS_MKK**2 / c_goldstone_sq  # dimensionless ratio

print(f"\n  mu_eff^2 = m_dS^2 / (J/rho_s) = {mu_eff_sq:.4e} M_KK^2")
print(f"  K_min(fabric)^2 = {K_min_fabric**2:.4f} M_KK^2")
print(f"  mu_eff / K_min = {np.sqrt(mu_eff_sq) / K_min_fabric:.4e}")

# n_s from O-Z with Hubble mass gap
# Using the PHYSICAL mapping (l_cell = 450 Mpc):
K_pivot_fabric = k_pivot_Mpc * l_cell_Mpc / (2 * PI)  # dimensionless mode number
# Actually K_pivot in fabric units:
# K_pivot_fabric = k_pivot_Mpc * (N_cells * l_cell_Mpc) / (2*pi) * (2*pi/N_cells/l_cell_MKK * l_cell_MKK)
# Simpler: K in Mpc^{-1} maps to K_MKK via K_MKK = K_Mpc * l_cell_Mpc * l_cell_MKK / l_cell_Mpc
# Wait — the mapping is: n = K_Mpc * L_Mpc / (2*pi)
# K_MKK = 2*pi*n / (N_cells * l_cell) = K_Mpc * (L_Mpc / (N_cells * l_cell))
# But this is just the ratio of physical to M_KK lengths:
# K_MKK / K_Mpc = L_fabric_Mpc / L_fabric_MKK * (M_KK^{-1} to Mpc conversion)

# Actually, the mode number n is what matters:
# n = k_Mpc * L_Mpc / (2*pi) = 0.05 * 14400 / (2*pi) = 114.6
# But N_cells = 32, so n_max = 16. The pivot is at n ~ 115, WAY above the zone boundary.
n_pivot = k_pivot_Mpc * L_fabric_Mpc / (2 * PI)
print(f"\n  Mode number at CMB pivot: n = {n_pivot:.1f}")
print(f"  Zone boundary: n_max = {N_cells//2}")

if n_pivot > N_cells // 2:
    print(f"  CMB PIVOT IS ABOVE BRILLOUIN ZONE by {n_pivot / (N_cells//2):.1f}x")
    print(f"  This means the 32-cell lattice CANNOT resolve the CMB pivot.")
    print(f"  The Goldstone power spectrum from the Josephson network does not")
    print(f"  extend to CMB scales. The O-Z correlation function describes")
    print(f"  SUPER-HUBBLE correlations, not sub-Hubble CMB modes.")
    pivot_resolved = False
else:
    pivot_resolved = True
    K_piv_fabric = 2 * PI * n_pivot / (N_cells * l_cell)  # M_KK
    ns_from_mass = 1 - 2 * mu_eff_sq / (K_piv_fabric**2 + mu_eff_sq)
    print(f"  n_s = 1 - 2*mu^2/(K^2+mu^2) = {ns_from_mass:.6f}")

# Even though pivot is outside BZ, the de Sitter mass still generates
# a universal tilt for ANY Goldstone mode:
print(f"\n  --- Universal tilt from de Sitter mass ---")
for n_mode in [1, 2, 4, 8, 16]:
    if n_mode >= N_cells:
        continue
    K_mode = 2 * PI * n_mode / (N_cells * l_cell)
    ns_mode = 1 - 2 * mu_eff_sq / (K_mode**2 + mu_eff_sq)
    print(f"    n={n_mode:3d}: K={K_mode:.4f}, n_s = {ns_mode:.12f}, (1-n_s) = {1-ns_mode:.4e}")


# ============================================================
# SECTION 9: The Structural Result
# ============================================================
# The de Sitter mass m = (3/2)*H gives:
#   log10(m/M_KK) ~ -58.8
# This is WITHIN the gate window [-60, -30].
#
# However, the tilt it produces is infinitesimal:
#   1 - n_s ~ 2 * (H/M_KK)^2 / J ~ 10^{-116}
# versus the observed 1 - n_s = 0.035.
#
# The structural reason: the fabric modes oscillate at M_KK frequency,
# while H ~ 10^{-58} M_KK. The Hubble mass is utterly negligible compared
# to the Josephson energy. The mode equation:
#   omega_n^2 + m_H^2 = omega_n^2 * (1 + 10^{-116})
#
# This is the 84-order crisis expressed as a spectral tilt:
# To get 1 - n_s = 0.035, we need m^2/J ~ K^2 at the pivot.
# The Hubble mass gives m^2/J ~ 10^{-116}, missing by 114 orders.

print("\n" + "=" * 78)
print("SECTION 9: Structural Result")
print("=" * 78)

# The n_s tilt from Hubble mass at the LOWEST fabric mode:
ns_tilt_lowest = 2 * mu_eff_sq / (K_min_fabric**2 + mu_eff_sq)
print(f"\n  Tilt at lowest fabric mode (n=1):")
print(f"    1 - n_s = {ns_tilt_lowest:.4e}")
print(f"    Observed: 1 - n_s = 0.035")
print(f"    Shortfall: {0.035 / ns_tilt_lowest:.4e}")
print(f"    log10 shortfall: {np.log10(0.035 / ns_tilt_lowest):.1f} orders")

# The required mass for n_s = 0.965 at the lowest fabric mode:
# 1 - n_s = 2*mu^2/(K^2+mu^2) => mu^2 = K^2*(1-n_s)/(2-(1-n_s)) = K^2*0.035/1.965
target_ns = 0.965
delta_ns = 1 - target_ns  # 0.035
mu_required_sq = K_min_fabric**2 * delta_ns / (2 - delta_ns)
m_required_from_ns = np.sqrt(mu_required_sq * c_goldstone_sq) * M_KK  # GeV
m_required_MKK_ns = np.sqrt(mu_required_sq * c_goldstone_sq)

print(f"\n  Required mass for n_s = {target_ns}:")
print(f"    mu_req^2 = K_min^2 * {delta_ns}/{2-delta_ns} = {mu_required_sq:.6f} M_KK^2")
print(f"    m_req = {m_required_MKK_ns:.4f} M_KK = {m_required_from_ns:.4e} GeV")
print(f"    log10(m_req/M_KK) = {np.log10(m_required_MKK_ns):.4f}")
print(f"    This is O(M_KK) — a LATTICE-SCALE mass, not cosmological.")
print(f"    The required mass for n_s from O-Z at fabric K is M_KK-scale.")
print(f"    But from S48, ALL equilibrium routes give m ~ M_KK (confirmed here).")


# ============================================================
# SECTION 10: Comprehensive Mass Table
# ============================================================

print("\n" + "=" * 78)
print("SECTION 10: Complete Mass Inventory")
print("=" * 78)

mass_table = {
    'de Sitter (3/2)H':     (m_dS_MKK, m_dS, 'parameter-free'),
    'Horizon c_G*K_H':      (m_horizon_MKK, m_horizon, 'parameter-free'),
    'q-theory relax':       (m_q, m_q * M_KK, 'parameter-free'),
    'GH thermal':           (m_GH, m_GH * M_KK, 'lambda from J/rho_s'),
    'O-Z req (n=1)':        (m_required_MKK_ns, m_required_from_ns, 'n_s = 0.965'),
    'CMB transit H_fold':   (m_transit_MKK, m_transit, 'S38 H_fold'),
    'CMB epoch H(1100)':    (m_CMB_MKK, m_CMB, 'LCDM H(z)'),
    'BBN epoch H(4e8)':     (m_BBN_MKK, m_BBN, 'LCDM H(z)'),
}

print(f"\n  {'Route':<25s} {'m/M_KK':>14s} {'m (GeV)':>14s} {'log10(m/MKK)':>14s} {'In gate?':>10s} {'Notes'}")
print(f"  {'-'*25} {'-'*14} {'-'*14} {'-'*14} {'-'*10} {'-'*20}")

gate_pass_routes = []
for name, (m_mkk, m_gev, notes) in mass_table.items():
    if m_mkk > 0:
        log_m = np.log10(m_mkk)
        in_gate = gate_lo <= log_m <= gate_hi
        marker = "YES" if in_gate else "NO"
        if in_gate:
            gate_pass_routes.append((name, m_mkk, log_m))
        print(f"  {name:<25s} {m_mkk:14.4e} {m_gev:14.4e} {log_m:14.2f} {marker:>10s} {notes}")
    else:
        print(f"  {name:<25s} {'0':>14s} {'0':>14s} {'---':>14s} {'FAIL':>10s} {notes}")

print(f"\n  Routes in gate window [{gate_lo}, {gate_hi}]: {len(gate_pass_routes)}")
for name, m_val, log_val in gate_pass_routes:
    print(f"    {name}: log10 = {log_val:.2f}")


# ============================================================
# SECTION 11: GATE VERDICT
# ============================================================

print("\n" + "=" * 78)
print("GATE VERDICT: FRIEDMANN-GOLDSTONE-49")
print("=" * 78)

# Three masses fall in the gate window: de Sitter, horizon, q-theory relax
# All are parameter-free (computed from H_0, Omega_Lambda, J_C2, rho_s, M_Pl)
# The de Sitter mass is the cleanest: m = (3/2)*H * sqrt(Omega_Lambda)

if len(gate_pass_routes) > 0:
    best = gate_pass_routes[0]
    # Check if the mass produces the observed n_s tilt
    # Required: 1 - n_s ~ 2*m^2/(J*K_pivot^2) ~ O(0.035)
    ns_produced = 2 * (m_dS_MKK**2 / c_goldstone_sq) / K_min_fabric**2
    ns_shortfall = 0.035 / ns_produced if ns_produced > 0 else float('inf')

    print(f"\n  RESULT: {len(gate_pass_routes)} routes produce masses in the gate window.")
    print(f"  Best route: {best[0]}, log10(m/M_KK) = {best[2]:.2f}")
    print(f"\n  BUT: the mass is too small to produce the observed n_s tilt.")
    print(f"    1 - n_s produced: {ns_produced:.4e}")
    print(f"    1 - n_s observed: 0.035")
    print(f"    Shortfall: {ns_shortfall:.4e} ({np.log10(ns_shortfall):.0f} orders)")
    print(f"\n  The de Sitter mass IS in the gate window [{gate_lo}, {gate_hi}]")
    print(f"  but it is phenomenologically useless for the n_s tilt.")
    print(f"  The scale crisis is not a mass crisis — it is a COUPLING crisis:")
    print(f"  the Goldstone has a mass, but the fabric modes are too stiff")
    print(f"  for that mass to affect their dispersion.")

    # Verdict determination:
    # The gate says PASS if m/M_KK in [10^{-60}, 10^{-30}] with no free parameters.
    # The de Sitter mass satisfies this literally. It IS in the window.
    # But it's phenomenologically inert — the n_s shortfall is 114 orders.
    # This is an INFO: computable, in range, but cannot do what was hoped.

    verdict = "INFO"
    detail = (f"m_dS = (3/2)*H_dS = {m_dS:.2e} GeV = {m_dS_MKK:.2e} M_KK "
              f"(log10 = {log_m_dS:.2f}, IN gate). "
              f"But n_s tilt = {ns_produced:.2e}, shortfall {ns_shortfall:.2e} "
              f"({np.log10(ns_shortfall):.0f} OOM). "
              f"Mass exists but fabric too stiff for phenomenology.")

else:
    verdict = "FAIL"
    detail = "No route produces m/M_KK in gate window"

print(f"\n  VERDICT: {verdict}")
print(f"  Detail: {detail}")


# ============================================================
# SECTION 12: Volovik Interpretation
# ============================================================

print("\n" + "=" * 78)
print("SECTION 12: Volovik Interpretation")
print("=" * 78)

print("""
  The superfluid vacuum analogy illuminates the result:

  1. MASS EXISTS: In 3He superfluid, the Goldstone boson (second sound
     in 3He-B, orbital waves in 3He-A) acquires an effective mass from
     the expansion of the container. The analog here: m_dS = (3/2)*H.
     This is parameter-free and lands at log10(m/M_KK) = {:.1f}.

  2. MASS IS IRRELEVANT: The fabric modes oscillate at omega ~ sqrt(J/rho_s)
     ~ O(M_KK). The Hubble mass is H ~ 10^{{-58}} M_KK. The ratio
     m_H/omega ~ 10^{{-58}} is like adding 10^{{-58}} mK temperature
     to a superfluid at 1 mK — the perturbation is negligible.

  3. THE REAL DIAGNOSIS: The scale crisis is not "how to generate the mass"
     but "why the fabric stiffness J ~ M_KK is the wrong stiffness for CMB."
     In 3He, the superfluid stiffness rho_s is set by the gap Delta and
     the Fermi velocity v_F. Both are microscopic. To get a mass at the
     Hubble scale, one needs a stiffness at the Planck scale — but the
     fabric stiffness IS microscopic (M_KK scale). There is no mechanism
     in BCS theory or q-theory that makes J ~ H.

  4. Q-THEORY PERSPECTIVE: Volovik Papers 05, 15-16 show that the CC is
     zero in equilibrium and H-dependent out of equilibrium. The SAME logic
     applied to the Goldstone mass: m = 0 in equilibrium (Goldstone theorem),
     m ~ H out of equilibrium (de Sitter). Both are correct. Both are useless
     for the tilt: the CC is {:.0e} not {:.0e}, and the Goldstone mass
     is {:.0e} not {:.0e} (in M_KK^4 and M_KK units respectively).

  5. STRUCTURAL IDENTITY CONFIRMED: The mass problem IS the CC problem.
     Both require the M_KK / H_0 hierarchy. The de Sitter mass gives the
     RIGHT SCALE (10^{{-58}} M_KK ~ H_0) but the WRONG EFFECT (negligible
     compared to J). The CC gives the RIGHT SCALE (H^2*M_Pl^2) but the
     WRONG RESIDUAL (tiny compared to M_KK^4). Same crisis, same origin.

  6. WHAT BREAKS: The assumption that the Goldstone mass controls n_s
     through an Ornstein-Zernike spectrum P(K) ~ 1/(K^2 + m^2). The
     fabric modes are ALL at K ~ M_KK. The CMB modes at K ~ 10^{{-58}} M_KK
     are not Goldstone modes on the fabric — they are something else.
     The n_s tilt must come from a mechanism OUTSIDE the Josephson network.
""".format(log_m_dS, rho_Lambda_obs, Lambda_obs_MP4, m_dS_MKK, 3.2e-56))


# ============================================================
# Save results and plot
# ============================================================

np.savez('s49_friedmann_goldstone.npz',
    # De Sitter effective mass
    m_dS_MKK=m_dS_MKK,
    m_dS_GeV=m_dS,
    H_dS_MKK=H_dS_MKK,
    H_dS_GeV=H_dS,
    log10_m_dS_MKK=log_m_dS,

    # Horizon mass
    m_horizon_MKK=m_horizon_MKK,
    m_horizon_GeV=m_horizon,

    # q-theory relaxation mass
    m_qtheory_MKK=m_q,
    m_qtheory_GeV=m_q * M_KK,

    # GH thermal mass
    m_GH_MKK=m_GH,
    m_GH_GeV=m_GH * M_KK,

    # Transit mass
    m_transit_MKK=m_transit_MKK,
    m_transit_GeV=m_transit,

    # CMB/BBN epoch masses
    m_CMB_MKK=m_CMB_MKK,
    m_CMB_GeV=m_CMB,
    m_BBN_MKK=m_BBN_MKK,
    m_BBN_GeV=m_BBN,

    # Required mass for n_s
    m_required_ns_MKK=m_required_MKK_ns,
    m_required_ns_GeV=m_required_from_ns,

    # Scale crisis
    ns_tilt_from_Hubble=ns_tilt_lowest,
    ns_shortfall_orders=np.log10(0.035 / ns_tilt_lowest) if ns_tilt_lowest > 0 else 999,

    # Goldstone parameters
    c_goldstone_sq=c_goldstone_sq,
    c_goldstone=c_goldstone,
    J_C2=J_C2,
    rho_s_C2=rho_s_C2,
    K_min_fabric=K_min_fabric,
    K_max_fabric=K_max_fabric,
    omega_min=omega_min,
    omega_max=omega_max,

    # Scale mapping
    L_fabric_Mpc=L_fabric_Mpc,
    l_cell_Mpc=l_cell_Mpc,
    K_min_fabric_Mpc=K_min_fabric_Mpc,
    K_max_fabric_Mpc=K_max_fabric_Mpc,
    n_pivot=n_pivot,
    pivot_in_BZ=pivot_resolved,

    # GGE data
    rho_s_GGE_fraction=rho_s_GGE_fraction,
    S_gge=S_gge,

    # Gate
    gate_name=np.array(['FRIEDMANN-GOLDSTONE-49']),
    gate_verdict=np.array([verdict]),
    gate_detail=np.array([detail]),
)

print(f"\n  Saved: s49_friedmann_goldstone.npz")


# ============================================================
# PLOT
# ============================================================

fig, axes = plt.subplots(2, 2, figsize=(14, 10))
fig.suptitle('FRIEDMANN-GOLDSTONE-49: De Sitter Effective Mass on Josephson Network',
             fontsize=13, fontweight='bold')

# Panel 1: Mass hierarchy
ax1 = axes[0, 0]
masses_log = {
    'H_fold\n(transit)': np.log10(m_transit_MKK),
    'O-Z req\n(n_s=0.965)': np.log10(m_required_MKK_ns),
    'H(BBN)': np.log10(m_BBN_MKK),
    'H(CMB)': np.log10(m_CMB_MKK),
    'GH thermal': log_m_7e,
    'q-theory': log_m_7d,
    'Horizon\nc_G*K_H': np.log10(m_horizon_MKK),
    'de Sitter\n(3/2)*H': log_m_dS,
}
names = list(masses_log.keys())
values = list(masses_log.values())
colors = ['red' if v > gate_hi else ('green' if gate_lo <= v <= gate_hi else 'blue') for v in values]

bars = ax1.barh(range(len(names)), values, color=colors, alpha=0.7, edgecolor='black')
ax1.axvline(x=gate_lo, color='green', linestyle='--', alpha=0.5, label=f'Gate: [{gate_lo},{gate_hi}]')
ax1.axvline(x=gate_hi, color='green', linestyle='--', alpha=0.5)
ax1.axvspan(gate_lo, gate_hi, alpha=0.1, color='green')
ax1.set_yticks(range(len(names)))
ax1.set_yticklabels(names, fontsize=8)
ax1.set_xlabel('log10(m / M_KK)')
ax1.set_title('Mass Hierarchy (green = in gate)')
ax1.set_xlim(-160, 10)
ax1.legend(fontsize=7)

# Panel 2: Goldstone dispersion with Hubble mass
ax2 = axes[0, 1]
K_cont = np.linspace(0.01, K_max_fabric, 500)
omega_cont = np.sqrt(c_goldstone_sq * K_cont**2)
omega_with_H = np.sqrt(c_goldstone_sq * K_cont**2 + m_dS_MKK**2)

ax2.plot(K_cont, omega_cont, 'b-', label=r'$\omega^2 = c_G^2 K^2$ (massless)', linewidth=2)
ax2.plot(K_cont, omega_with_H, 'r--', label=r'$\omega^2 = c_G^2 K^2 + m_{dS}^2$', linewidth=2)
ax2.scatter(K_n_ring, np.sqrt(omega_sq_ring), c='blue', s=20, zorder=5,
            label=f'Lattice modes (N={N_cells})')
ax2.set_xlabel('K (M_KK)')
ax2.set_ylabel(r'$\omega$ (M_KK)')
ax2.set_title('Goldstone Dispersion')
ax2.legend(fontsize=7)
ax2.set_xlim(0, K_max_fabric * 1.1)
# The Hubble mass is invisible at this scale — note it
ax2.text(0.5, 0.05, f'm_dS = {m_dS_MKK:.1e} M_KK\n(invisible at this scale)',
         transform=ax2.transAxes, fontsize=8, va='bottom', ha='center',
         bbox=dict(boxstyle='round', facecolor='wheat', alpha=0.8))

# Panel 3: Effective mass vs redshift
ax3 = axes[1, 0]
ax3.loglog(1 + z_scan, m_scan_MKK, 'b-', linewidth=2, label=r'$m_{eff}(z) = \frac{3}{2}H(z)$')
ax3.axhline(y=omega_min, color='red', linestyle='--', label=r'$\omega_{min}$ (fabric)')
ax3.axhline(y=omega_max, color='red', linestyle='-.', label=r'$\omega_{max}$ (fabric)')
ax3.axhline(y=m_required_MKK_ns, color='green', linestyle=':', linewidth=2,
            label=f'Required for n_s=0.965')
ax3.axvline(x=1+z_CMB, color='gray', linestyle=':', alpha=0.5)
ax3.text(1+z_CMB, 1e-50, 'CMB', fontsize=8, rotation=90, va='bottom')
ax3.set_xlabel('1 + z')
ax3.set_ylabel('m_eff / M_KK')
ax3.set_title('Effective Mass vs Redshift')
ax3.legend(fontsize=7, loc='lower right')
ax3.set_ylim(1e-60, 1e5)
ax3.set_xlim(1, 1e11)

# Panel 4: Scale crisis diagram
ax4 = axes[1, 1]
# Show the O-Z spectrum P(K) for different mass scales
K_oz = np.logspace(-60, 2, 1000)  # M_KK units
P_massless = 1.0 / K_oz**2

# With de Sitter mass
mu_dS = m_dS_MKK**2 / c_goldstone_sq
P_dS = 1.0 / (K_oz**2 + mu_dS)

# With required mass
mu_req = m_required_MKK_ns**2 / c_goldstone_sq
P_req = 1.0 / (K_oz**2 + mu_req)

ax4.loglog(K_oz, P_massless / P_massless[0], 'b-', label='Massless: n_s = 1', linewidth=2)
ax4.loglog(K_oz, P_dS / P_dS[0], 'r--', label=f'de Sitter: m = {m_dS_MKK:.1e}', linewidth=1.5)
ax4.loglog(K_oz, P_req / P_req[0], 'g:', label=f'Required: m = {m_required_MKK_ns:.2f}', linewidth=2)

# Mark fabric mode range
ax4.axvspan(K_min_fabric, K_max_fabric, alpha=0.15, color='orange', label='Fabric modes')
ax4.axvline(x=k_pivot_MKK, color='purple', linestyle='--', alpha=0.5, label='CMB pivot')

ax4.set_xlabel('K (M_KK)')
ax4.set_ylabel('P(K) / P(K_min) [normalized]')
ax4.set_title('Scale Crisis: O-Z Spectrum')
ax4.legend(fontsize=7, loc='lower left')
ax4.set_xlim(1e-62, 1e3)
ax4.set_ylim(1e-10, 1e5)

plt.tight_layout()
plt.savefig('s49_friedmann_goldstone.png', dpi=150, bbox_inches='tight')
print(f"  Saved: s49_friedmann_goldstone.png")
print("=" * 78)
